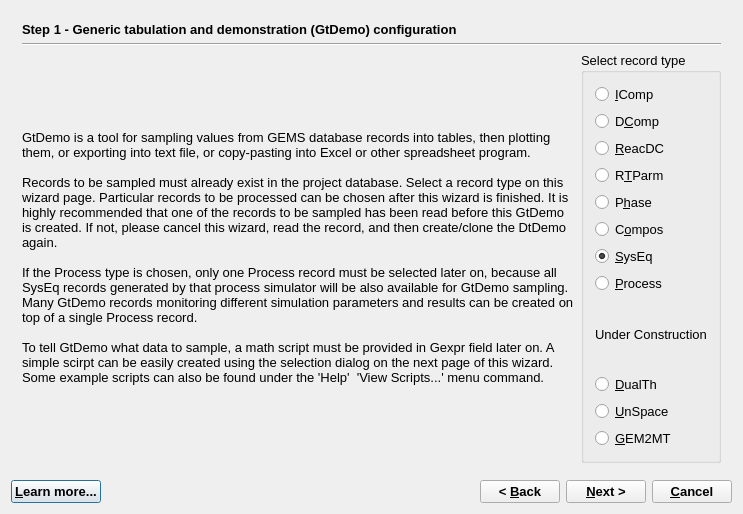
<?xml version="1.0" encoding="UTF-8"?>
<ui version="4.0">
 <class>GtDemoWizardData</class>
 <widget class="QDialog" name="GtDemoWizardData">
  <property name="windowModality">
   <enum>Qt::WindowModal</enum>
  </property>
  <property name="geometry">
   <rect>
    <x>0</x>
    <y>0</y>
    <width>743</width>
    <height>514</height>
   </rect>
  </property>
  <property name="font">
   <font>
    <pointsize>10</pointsize>
   </font>
  </property>
  <property name="windowTitle">
   <string>GEM-Selektor Proces</string>
  </property>
  <layout class="QVBoxLayout" name="verticalLayout_3">
   <item>
    <widget class="QStackedWidget" name="stackedWidget">
     <property name="mouseTracking">
      <bool>false</bool>
     </property>
     <property name="acceptDrops">
      <bool>false</bool>
     </property>
     <property name="autoFillBackground">
      <bool>false</bool>
     </property>
     <property name="frameShape">
      <enum>QFrame::NoFrame</enum>
     </property>
     <property name="frameShadow">
      <enum>QFrame::Plain</enum>
     </property>
     <property name="currentIndex">
      <number>0</number>
     </property>
     <widget class="QWidget" name="page">
      <layout class="QGridLayout">
       <item row="0" column="0">
        <widget class="QLabel" name="pageName">
         <property name="sizePolicy">
          <sizepolicy hsizetype="Preferred" vsizetype="Fixed">
           <horstretch>0</horstretch>
           <verstretch>0</verstretch>
          </sizepolicy>
         </property>
         <property name="font">
          <font>
           <weight>75</weight>
           <bold>true</bold>
          </font>
         </property>
         <property name="text">
          <string>Step 1 - Generic tabulation and demonstration (GtDemo) configuration</string>
         </property>
        </widget>
       </item>
       <item row="1" column="0">
        <widget class="Line" name="line">
         <property name="orientation">
          <enum>Qt::Horizontal</enum>
         </property>
        </widget>
       </item>
       <item row="2" column="0">
        <layout class="QHBoxLayout">
         <item>
          <widget class="QLabel" name="textLabel10">
           <property name="sizePolicy">
            <sizepolicy hsizetype="Preferred" vsizetype="Preferred">
             <horstretch>0</horstretch>
             <verstretch>0</verstretch>
            </sizepolicy>
           </property>
           <property name="frameShape">
            <enum>QFrame::NoFrame</enum>
           </property>
           <property name="frameShadow">
            <enum>QFrame::Plain</enum>
           </property>
           <property name="text">
            <string>GtDemo is a tool for sampling values from GEMS database records into tables, then plotting them, or exporting into text file, or copy-pasting into Excel or other spreadsheet program. 

Records to be sampled must already exist in the project database. Select a record type on this wizard page. Particular records to be processed can be chosen after this wizard is finished. It is highly recommended that one of the records to be sampled has been read before this GtDemo is created. If not, please cancel this wizard, read the record, and then create/clone the DtDemo again.

If the Process type is chosen, only one Process record must be selected later on, because all  SysEq records generated by that process simulator will be also available for GtDemo sampling. Many GtDemo records monitoring different simulation parameters and results can be created on top of a single Process record. 

To tell GtDemo what data to sample, a math script must be provided in Gexpr field later on. A simple scirpt can be easily created using the selection dialog on the next page of this wizard. Some example scripts can also be found under the 'Help'  'View Scripts...' menu command.</string>
           </property>
           <property name="textFormat">
            <enum>Qt::AutoText</enum>
           </property>
           <property name="scaledContents">
            <bool>false</bool>
           </property>
           <property name="wordWrap">
            <bool>true</bool>
           </property>
           <property name="margin">
            <number>0</number>
           </property>
           <property name="openExternalLinks">
            <bool>false</bool>
           </property>
          </widget>
         </item>
         <item>
          <widget class="QGroupBox" name="groupBox_7">
           <property name="title">
            <string>Select record type </string>
           </property>
           <layout class="QVBoxLayout">
            <item>
             <widget class="QRadioButton" name="psIC">
              <property name="text">
               <string>&amp;IComp</string>
              </property>
              <property name="shortcut">
               <string>Alt+I</string>
              </property>
              <property name="checked">
               <bool>false</bool>
              </property>
             </widget>
            </item>
            <item>
             <widget class="QRadioButton" name="psDC">
              <property name="text">
               <string>D&amp;Comp</string>
              </property>
              <property name="shortcut">
               <string>Alt+C</string>
              </property>
              <property name="checked">
               <bool>false</bool>
              </property>
             </widget>
            </item>
            <item>
             <widget class="QRadioButton" name="psRE">
              <property name="text">
               <string>&amp;ReacDC</string>
              </property>
              <property name="shortcut">
               <string>Alt+R</string>
              </property>
              <property name="checked">
               <bool>false</bool>
              </property>
             </widget>
            </item>
            <item>
             <widget class="QRadioButton" name="psRP">
              <property name="text">
               <string>R&amp;TParm</string>
              </property>
              <property name="shortcut">
               <string>Alt+T</string>
              </property>
              <property name="checked">
               <bool>false</bool>
              </property>
             </widget>
            </item>
            <item>
             <widget class="QRadioButton" name="psPH">
              <property name="text">
               <string>P&amp;hase</string>
              </property>
              <property name="shortcut">
               <string>Alt+H</string>
              </property>
              <property name="checked">
               <bool>false</bool>
              </property>
             </widget>
            </item>
            <item>
             <widget class="QRadioButton" name="psBC">
              <property name="text">
               <string>C&amp;ompos</string>
              </property>
              <property name="shortcut">
               <string>Alt+O</string>
              </property>
              <property name="checked">
               <bool>false</bool>
              </property>
             </widget>
            </item>
            <item>
             <widget class="QRadioButton" name="psST">
              <property name="text">
               <string>&amp;SysEq</string>
              </property>
              <property name="shortcut">
               <string>Alt+S</string>
              </property>
              <property name="checked">
               <bool>true</bool>
              </property>
             </widget>
            </item>
            <item>
             <widget class="QRadioButton" name="psPE">
              <property name="text">
               <string>&amp;Process</string>
              </property>
              <property name="shortcut">
               <string>Alt+P</string>
              </property>
             </widget>
            </item>
            <item>
             <widget class="QLabel" name="textLabel1_3">
              <property name="text">
               <string>Under Construction</string>
              </property>
              <property name="wordWrap">
               <bool>false</bool>
              </property>
             </widget>
            </item>
            <item>
             <widget class="QRadioButton" name="psUT">
              <property name="text">
               <string>&amp;DualTh</string>
              </property>
              <property name="shortcut">
               <string>Alt+D</string>
              </property>
             </widget>
            </item>
            <item>
             <widget class="QRadioButton" name="psPB">
              <property name="text">
               <string>&amp;UnSpace</string>
              </property>
              <property name="shortcut">
               <string>Alt+U</string>
              </property>
              <property name="checked">
               <bool>false</bool>
              </property>
             </widget>
            </item>
            <item>
             <widget class="QRadioButton" name="psTR">
              <property name="text">
               <string>&amp;GEM2MT</string>
              </property>
              <property name="shortcut">
               <string>Alt+G</string>
              </property>
             </widget>
            </item>
           </layout>
          </widget>
         </item>
        </layout>
       </item>
      </layout>
     </widget>
     <widget class="QWidget" name="page_3">
      <layout class="QVBoxLayout" name="verticalLayout_2">
       <item>
        <widget class="QLabel" name="label_7">
         <property name="sizePolicy">
          <sizepolicy hsizetype="Preferred" vsizetype="Fixed">
           <horstretch>0</horstretch>
           <verstretch>0</verstretch>
          </sizepolicy>
         </property>
         <property name="font">
          <font>
           <weight>75</weight>
           <bold>true</bold>
          </font>
         </property>
         <property name="text">
          <string>Step 2 - Selection of items to sample (click 'Next' without selecting data to retain the old script)</string>
         </property>
        </widget>
       </item>
      </layout>
     </widget>
     <widget class="QWidget" name="page_2">
      <layout class="QGridLayout">
       <item row="0" column="0">
        <widget class="QLabel" name="label">
         <property name="sizePolicy">
          <sizepolicy hsizetype="Preferred" vsizetype="Fixed">
           <horstretch>0</horstretch>
           <verstretch>0</verstretch>
          </sizepolicy>
         </property>
         <property name="font">
          <font>
           <weight>75</weight>
           <bold>true</bold>
          </font>
         </property>
         <property name="text">
          <string>Step 3 - Important dimensions</string>
         </property>
        </widget>
       </item>
       <item row="1" column="0">
        <widget class="Line" name="line_2">
         <property name="orientation">
          <enum>Qt::Horizontal</enum>
         </property>
        </widget>
       </item>
       <item row="2" column="0">
        <widget class="QLabel" name="label_2">
         <property name="text">
          <string>The spin boxes below define the dynamic memory configuration of this GtDemo sampler. Optional gd_wc vector and gQp table can be allocated to store intermediate values used in gExpr script for data recalculation. </string>
         </property>
         <property name="wordWrap">
          <bool>true</bool>
         </property>
        </widget>
       </item>
       <item row="3" column="0">
        <widget class="QGroupBox" name="groupBox_4">
         <property name="title">
          <string>Setup of dimensions of data arrays</string>
         </property>
         <layout class="QGridLayout">
          <item row="0" column="0">
           <widget class="QSpinBox" name="pGraph">
            <property name="sizePolicy">
             <sizepolicy hsizetype="Fixed" vsizetype="Fixed">
              <horstretch>0</horstretch>
              <verstretch>0</verstretch>
             </sizepolicy>
            </property>
            <property name="minimumSize">
             <size>
              <width>50</width>
              <height>0</height>
             </size>
            </property>
            <property name="minimum">
             <number>0</number>
            </property>
            <property name="maximum">
             <number>999</number>
            </property>
            <property name="value">
             <number>1</number>
            </property>
           </widget>
          </item>
          <item row="0" column="1">
           <widget class="QLabel" name="TextLabel1_2">
            <property name="text">
             <string>Number of columns in the y0 table (from 1 to 999) to collect data sampled by the gExpr math script Default value: 1</string>
            </property>
            <property name="alignment">
             <set>Qt::AlignVCenter</set>
            </property>
            <property name="wordWrap">
             <bool>true</bool>
            </property>
            <property name="buddy">
             <cstring>pGraph</cstring>
            </property>
           </widget>
          </item>
          <item row="1" column="0">
           <widget class="QSpinBox" name="pNwc">
            <property name="sizePolicy">
             <sizepolicy hsizetype="Fixed" vsizetype="Fixed">
              <horstretch>0</horstretch>
              <verstretch>0</verstretch>
             </sizepolicy>
            </property>
            <property name="minimumSize">
             <size>
              <width>50</width>
              <height>0</height>
             </size>
            </property>
            <property name="minimum">
             <number>0</number>
            </property>
            <property name="maximum">
             <number>999</number>
            </property>
            <property name="value">
             <number>1</number>
            </property>
           </widget>
          </item>
          <item row="1" column="1">
           <widget class="QLabel" name="TextLabel1">
            <property name="text">
             <string>Optional: number of work cells in gd_&amp;wc vector (to use in gExpr script). Default: 0 (not allocated)</string>
            </property>
            <property name="alignment">
             <set>Qt::AlignVCenter</set>
            </property>
            <property name="wordWrap">
             <bool>true</bool>
            </property>
            <property name="buddy">
             <cstring>pNwc</cstring>
            </property>
           </widget>
          </item>
          <item row="2" column="0">
           <widget class="QSpinBox" name="pNqp">
            <property name="sizePolicy">
             <sizepolicy hsizetype="Fixed" vsizetype="Fixed">
              <horstretch>0</horstretch>
              <verstretch>0</verstretch>
             </sizepolicy>
            </property>
            <property name="minimumSize">
             <size>
              <width>50</width>
              <height>0</height>
             </size>
            </property>
            <property name="minimum">
             <number>0</number>
            </property>
            <property name="maximum">
             <number>20</number>
            </property>
            <property name="value">
             <number>0</number>
            </property>
           </widget>
          </item>
          <item row="2" column="1">
           <widget class="QLabel" name="TextLabel2">
            <property name="text">
             <string>Optional: Number of columns in &amp;gQp table (number of rows will be that of sampled records). Default: 0 ( not allocated).</string>
            </property>
            <property name="alignment">
             <set>Qt::AlignVCenter</set>
            </property>
            <property name="wordWrap">
             <bool>true</bool>
            </property>
            <property name="buddy">
             <cstring>pNqp</cstring>
            </property>
           </widget>
          </item>
          <item row="3" column="0">
           <widget class="QSpinBox" name="pELine">
            <property name="sizePolicy">
             <sizepolicy hsizetype="Fixed" vsizetype="Fixed">
              <horstretch>0</horstretch>
              <verstretch>0</verstretch>
             </sizepolicy>
            </property>
            <property name="minimumSize">
             <size>
              <width>50</width>
              <height>0</height>
             </size>
            </property>
            <property name="minimum">
             <number>0</number>
            </property>
            <property name="maximum">
             <number>100</number>
            </property>
           </widget>
          </item>
          <item row="3" column="1">
           <widget class="QLabel" name="TextLabel1_2_2">
            <property name="text">
             <string>Optional: Number of rows in &amp;xE, yE arrays for experimental data. Default: 0 (not allocated).</string>
            </property>
            <property name="alignment">
             <set>Qt::AlignVCenter</set>
            </property>
            <property name="wordWrap">
             <bool>true</bool>
            </property>
            <property name="buddy">
             <cstring>pELine</cstring>
            </property>
           </widget>
          </item>
          <item row="4" column="0">
           <widget class="QSpinBox" name="pECol">
            <property name="sizePolicy">
             <sizepolicy hsizetype="Fixed" vsizetype="Fixed">
              <horstretch>0</horstretch>
              <verstretch>0</verstretch>
             </sizepolicy>
            </property>
            <property name="minimumSize">
             <size>
              <width>50</width>
              <height>0</height>
             </size>
            </property>
            <property name="minimum">
             <number>0</number>
            </property>
            <property name="maximum">
             <number>10</number>
            </property>
            <property name="value">
             <number>1</number>
            </property>
           </widget>
          </item>
          <item row="4" column="1">
           <widget class="QLabel" name="TextLabel1_2_2_2">
            <property name="text">
             <string>Optional: Number of columns in &amp;yE array for experimental data. Default: 1.</string>
            </property>
            <property name="wordWrap">
             <bool>true</bool>
            </property>
            <property name="buddy">
             <cstring>pECol</cstring>
            </property>
           </widget>
          </item>
         </layout>
        </widget>
       </item>
       <item row="4" column="0">
        <widget class="QLabel" name="label_4">
         <property name="text">
          <string>Optional xE, yE arrays can be used to plot experimental data over sampled values</string>
         </property>
         <property name="wordWrap">
          <bool>true</bool>
         </property>
        </widget>
       </item>
      </layout>
     </widget>
     <widget class="QWidget" name="page_4">
      <layout class="QVBoxLayout" name="verticalLayout">
       <item>
        <widget class="QLabel" name="label_3">
         <property name="sizePolicy">
          <sizepolicy hsizetype="Preferred" vsizetype="Fixed">
           <horstretch>0</horstretch>
           <verstretch>0</verstretch>
          </sizepolicy>
         </property>
         <property name="font">
          <font>
           <weight>75</weight>
           <bold>true</bold>
          </font>
         </property>
         <property name="text">
          <string>Step 4 - Useful hints</string>
         </property>
        </widget>
       </item>
       <item>
        <widget class="Line" name="line_4">
         <property name="orientation">
          <enum>Qt::Horizontal</enum>
         </property>
        </widget>
       </item>
       <item>
        <widget class="QGroupBox" name="groupBox_5">
         <property name="sizePolicy">
          <sizepolicy hsizetype="Preferred" vsizetype="Minimum">
           <horstretch>0</horstretch>
           <verstretch>0</verstretch>
          </sizepolicy>
         </property>
         <property name="title">
          <string>Optional</string>
         </property>
         <layout class="QHBoxLayout">
          <item>
           <widget class="QSpinBox" name="spinBox18">
            <property name="sizePolicy">
             <sizepolicy hsizetype="Fixed" vsizetype="Fixed">
              <horstretch>0</horstretch>
              <verstretch>0</verstretch>
             </sizepolicy>
            </property>
            <property name="maximum">
             <number>4</number>
            </property>
           </widget>
          </item>
          <item>
           <widget class="QLabel" name="textLabel11">
            <property name="sizePolicy">
             <sizepolicy hsizetype="Fixed" vsizetype="Preferred">
              <horstretch>0</horstretch>
              <verstretch>0</verstretch>
             </sizepolicy>
            </property>
            <property name="text">
             <string>&amp;Set here the number of links to SDref bibliography records (default: 0)</string>
            </property>
            <property name="wordWrap">
             <bool>false</bool>
            </property>
            <property name="buddy">
             <cstring>spinBox18</cstring>
            </property>
           </widget>
          </item>
         </layout>
        </widget>
       </item>
       <item>
        <widget class="QGroupBox" name="groupBox">
         <property name="title">
          <string>Optional (only if Process simulator will be sampled)</string>
         </property>
         <layout class="QVBoxLayout">
          <item>
           <widget class="QLabel" name="textLabel11_2">
            <property name="text">
             <string>Process record key (template) can be edited here (see GDproc line on Page 3 of GtDemo window)</string>
            </property>
            <property name="alignment">
             <set>Qt::AlignBottom</set>
            </property>
            <property name="wordWrap">
             <bool>true</bool>
            </property>
            <property name="buddy">
             <cstring>lineEditProcesKey</cstring>
            </property>
           </widget>
          </item>
          <item>
           <widget class="QLineEdit" name="lineEditProcesKey">
            <property name="font">
             <font>
              <pointsize>12</pointsize>
             </font>
            </property>
            <property name="text">
             <string>*:*:*:*:*:*:*:*:</string>
            </property>
           </widget>
          </item>
         </layout>
        </widget>
       </item>
       <item>
        <widget class="QGroupBox" name="groupBox_6">
         <property name="title">
          <string>What will happen after you click &quot;Finish&quot;</string>
         </property>
         <layout class="QVBoxLayout">
          <item>
           <widget class="QLabel" name="textLabel13">
            <property name="text">
             <string>1) If the above field is active and contains a Process record key template, the program will show later a list of available Process records; mark a desired one and click 'Ok' then.</string>
            </property>
            <property name="alignment">
             <set>Qt::AlignVCenter</set>
            </property>
            <property name="wordWrap">
             <bool>true</bool>
            </property>
           </widget>
          </item>
          <item>
           <widget class="QLabel" name="textLabel12">
            <property name="text">
             <string>(2) In a list of available records, mark one or more entries to choose which records must be sampled, or select all to sample all.  Page 1 of GtDemo window will appear then.</string>
            </property>
            <property name="alignment">
             <set>Qt::AlignVCenter</set>
            </property>
            <property name="wordWrap">
             <bool>true</bool>
            </property>
           </widget>
          </item>
          <item>
           <widget class="QLabel" name="textLabel14">
            <property name="text">
             <string>(3) Fill out GDname and GDcom lines. Then check the gExpr math script. Some example scripts are available via 'Help' 'View Scripts' menu command.</string>
            </property>
            <property name="alignment">
             <set>Qt::AlignVCenter</set>
            </property>
            <property name="wordWrap">
             <bool>true</bool>
            </property>
           </widget>
          </item>
          <item>
           <widget class="QLabel" name="textLabel15">
            <property name="text">
             <string>(4) Click on 'Calculate' toolbar button to start reading of records and data sampling (in case of error messages, fix the script and try calculation again). When the sampling is finished, check the results on Page 2. Enter axis and plot names, and click on 'Plot data' button to see a customizable graph.</string>
            </property>
            <property name="alignment">
             <set>Qt::AlignVCenter</set>
            </property>
            <property name="wordWrap">
             <bool>true</bool>
            </property>
           </widget>
          </item>
          <item>
           <widget class="QLabel" name="textLabel13_2">
            <property name="text">
             <string>(5) To plot experimental data over sampled values, close the graph dialog and type or paste the data into arrays xE and yE on the 'Graph' page. Open the plot again and customise it, if necessary.</string>
            </property>
            <property name="alignment">
             <set>Qt::AlignVCenter</set>
            </property>
            <property name="wordWrap">
             <bool>true</bool>
            </property>
           </widget>
          </item>
         </layout>
        </widget>
       </item>
      </layout>
     </widget>
    </widget>
   </item>
   <item>
    <layout class="QHBoxLayout">
     <item>
      <widget class="QPushButton" name="pHelp">
       <property name="font">
        <font>
         <weight>75</weight>
         <bold>true</bold>
        </font>
       </property>
       <property name="text">
        <string>&amp;Learn more...</string>
       </property>
       <property name="shortcut">
        <string>F1</string>
       </property>
      </widget>
     </item>
     <item>
      <spacer>
       <property name="orientation">
        <enum>Qt::Horizontal</enum>
       </property>
       <property name="sizeHint" stdset="0">
        <size>
         <width>40</width>
         <height>20</height>
        </size>
       </property>
      </spacer>
     </item>
     <item>
      <widget class="QPushButton" name="pBack">
       <property name="font">
        <font>
         <weight>75</weight>
         <bold>true</bold>
        </font>
       </property>
       <property name="text">
        <string>&lt; &amp;Back</string>
       </property>
      </widget>
     </item>
     <item>
      <widget class="QPushButton" name="pNext">
       <property name="font">
        <font>
         <weight>75</weight>
         <bold>true</bold>
        </font>
       </property>
       <property name="text">
        <string>&amp;Next &gt;</string>
       </property>
      </widget>
     </item>
     <item>
      <widget class="QPushButton" name="pCancel">
       <property name="font">
        <font>
         <weight>75</weight>
         <bold>true</bold>
        </font>
       </property>
       <property name="text">
        <string>&amp;Cancel</string>
       </property>
      </widget>
     </item>
    </layout>
   </item>
  </layout>
 </widget>
 <layoutdefault spacing="6" margin="11"/>
 <tabstops>
  <tabstop>psIC</tabstop>
  <tabstop>psDC</tabstop>
  <tabstop>psRE</tabstop>
  <tabstop>psRP</tabstop>
  <tabstop>psPH</tabstop>
  <tabstop>psBC</tabstop>
  <tabstop>psST</tabstop>
  <tabstop>psPE</tabstop>
  <tabstop>psUT</tabstop>
  <tabstop>psPB</tabstop>
  <tabstop>psTR</tabstop>
  <tabstop>pGraph</tabstop>
  <tabstop>pNwc</tabstop>
  <tabstop>pNqp</tabstop>
  <tabstop>pELine</tabstop>
  <tabstop>pECol</tabstop>
  <tabstop>spinBox18</tabstop>
  <tabstop>lineEditProcesKey</tabstop>
  <tabstop>pHelp</tabstop>
  <tabstop>pBack</tabstop>
  <tabstop>pNext</tabstop>
  <tabstop>pCancel</tabstop>
 </tabstops>
 <resources/>
 <connections>
  <connection>
   <sender>pCancel</sender>
   <signal>clicked()</signal>
   <receiver>GtDemoWizardData</receiver>
   <slot>reject()</slot>
   <hints>
    <hint type="sourcelabel">
     <x>587</x>
     <y>518</y>
    </hint>
    <hint type="destinationlabel">
     <x>317</x>
     <y>270</y>
    </hint>
   </hints>
  </connection>
 </connections>
</ui>
